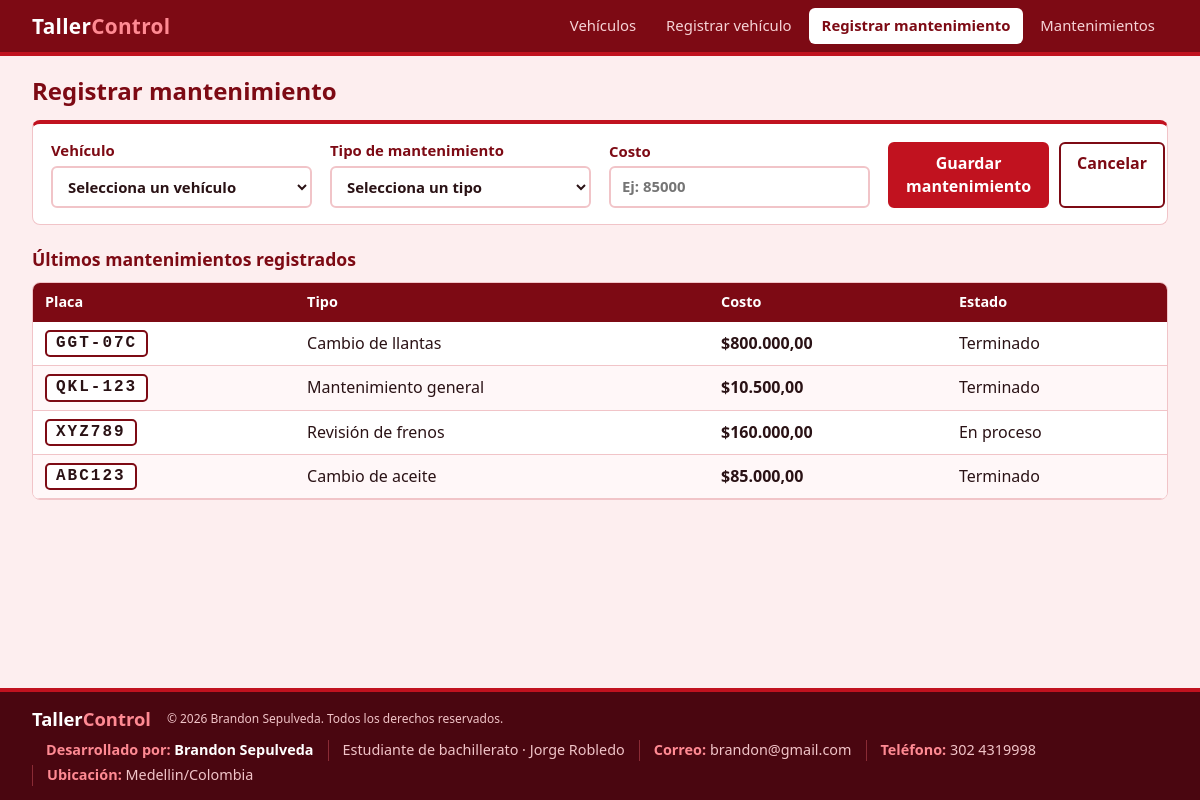
Page /mantenimiento_vehiculos/mantenimiento_nuevo.php on the committed database.
### tables this page shows
CREATE TABLE `mantenimientos` (
  `id` int(11) NOT NULL,
  `vehiculo_id` int(11) NOT NULL,
  `tipo` varchar(60) NOT NULL,
  `costo` decimal(10,2) NOT NULL,
  `estado` enum('Pendiente','En proceso','Terminado') NOT NULL DEFAULT 'Pendiente',
  `fecha` date NOT NULL
);

CREATE TABLE `vehiculos` (
  `id` int(11) NOT NULL,
  `placa` varchar(10) NOT NULL,
  `marca` varchar(50) NOT NULL,
  `modelo` varchar(50) NOT NULL,
  `propietario` varchar(100) NOT NULL
);

### mantenimiento_vehiculos/includes/conexion.php (called while the page is built, shortened)
<?php
function e($texto) {
    return htmlspecialchars($texto, ENT_QUOTES, 'UTF-8');
}
function dinero($valor) {
    return '$' . number_format($valor, 2, ',', '.');
}

### mantenimiento_vehiculos/includes/config.php (called while the page is built)
<?php
$config = [
    'autor'       => 'Brandon Sepulveda',
    'rol'         => 'Estudiante de bachillerato',
    'institucion' => 'Jorge Robledo',
    'correo'      => 'brandon@gmail.com',
    'telefono'    => '302 4319998',
    'ciudad'      => 'Medellin/Colombia',
    'anio_inicio' => 2026,
];

### mantenimiento_vehiculos/mantenimiento_nuevo.php (the view, shortened to what this page needs)
<?php
require 'includes/conexion.php';
$costo = '';
$vehiculos = $pdo->query('SELECT id, placa, marca, modelo FROM vehiculos ORDER BY placa')->fetchAll();
$recientes = $pdo->query('SELECT m.tipo, m.costo, m.estado, v.placa
                          FROM mantenimientos m INNER JOIN vehiculos v ON v.id = m.vehiculo_id
                          ORDER BY m.id DESC LIMIT 5')->fetchAll();
$pagina = 'mant_nuevo';
require 'includes/header.php';
?>
<h1>Registrar mantenimiento</h1>
<?php if (count($vehiculos) === 0): ?>
  <div class="vacio">
    <p>Primero necesitas registrar un vehículo.</p>
    <a class="boton" href="vehiculo_nuevo.php">Registrar vehículo</a>
  </div>
<?php else: ?>
  <form method="post" class="formulario">
    <label>Vehículo
      <select name="vehiculo_id" required>
        <option value="">Selecciona un vehículo</option>
      </select>
    </label>
    <label>Tipo de mantenimiento
      <select name="tipo" required>
        <option value="">Selecciona un tipo</option>
      </select>
    </label>
    <label>Costo
      <input type="number" name="costo" value="<?= e($costo) ?>" min="0.01" step="0.01" placeholder="Ej: 85000" required>
    </label>
    <div class="acciones">
      <button type="submit" class="boton">Guardar mantenimiento</button>
      <a class="boton secundario" href="mantenimientos.php">Cancelar</a>
    </div>
  </form>
<?php endif; ?>
<?php if ($recientes): ?>
  <h2>Últimos mantenimientos registrados</h2>
  <div class="tabla-caja">
    <table>
      <thead><tr><th>Placa</th><th>Tipo</th><th>Costo</th><th>Estado</th></tr></thead>
      <tbody>
        <?php foreach ($recientes as $r): ?>
          <tr>
            <td><span class="placa"><?= e($r['placa']) ?></span></td>
            <td><?= e($r['tipo']) ?></td>
            <td class="num"><?= dinero($r['costo']) ?></td>
            <td><?= e($r['estado']) ?></td>
          </tr>
        <?php endforeach; ?>
      </tbody>
    </table>
  </div>
<?php endif; ?>
<?php require 'includes/footer.php'; ?>

### mantenimiento_vehiculos/includes/header.php (shortened to what this page needs)
<?php
$pagina = $pagina ?? '';
?>
<!DOCTYPE html>
<html lang="es">
<head>
  <link rel="stylesheet" href="css/estilos.css?v=<?= filemtime(__DIR__ . '/../css/estilos.css') ?>">
</head>
<body>
  <header class="barra">
    <div class="contenedor barra-interna">
      <a class="marca" href="index.php">Taller<span>Control</span></a>
      <nav>
        <a href="index.php"               class="<?= $pagina === 'vehiculos' ? 'activo' : '' ?>">Vehículos</a>
        <a href="vehiculo_nuevo.php"      class="<?= $pagina === 'nuevo' ? 'activo' : '' ?>">Registrar vehículo</a>
        <a href="mantenimiento_nuevo.php" class="<?= $pagina === 'mant_nuevo' ? 'activo' : '' ?>">Registrar mantenimiento</a>
        <a href="mantenimientos.php"      class="<?= $pagina === 'mantenimientos' ? 'activo' : '' ?>">Mantenimientos</a>
      </nav>
    </div>
  </header>
  <main class="contenedor">

### mantenimiento_vehiculos/includes/footer.php
<?php
require_once __DIR__ . '/config.php';
$anio  = (int) date('Y');
$inicio = (int) ($config['anio_inicio'] ?? $anio);
$rango = $inicio < $anio ? $inicio . ' - ' . $anio : $anio;
$datos = [
    'Desarrollado por' => $config['autor'] ?? '',
    ''                 => trim(($config['rol'] ?? '') . (($config['institucion'] ?? '') ? ' · ' . $config['institucion'] : ''), ' ·'),
    'Correo'           => $config['correo'] ?? '',
    'Teléfono'         => $config['telefono'] ?? '',
    'Ubicación'        => $config['ciudad'] ?? '',
];
?>
  </main>
  <footer class="pie">
    <div class="contenedor pie-barra">
      <div class="pie-izq">
        <strong class="pie-marca">Taller<span>Control</span></strong>
        <small>&copy; <?= e($rango) ?> <?= e($config['autor'] ?? '') ?>. Todos los derechos reservados.</small>
      </div>
      <ul class="pie-datos">
        <?php foreach ($datos as $etiqueta => $valor): ?>
          <?php if ($valor !== ''): ?>
            <li>
              <?php if ($etiqueta === 'Desarrollado por'): ?>
                <span><?= e($etiqueta) ?>:</span> <b><?= e($valor) ?></b>
              <?php elseif ($etiqueta === ''): ?>
                <?= e($valor) ?>
              <?php else: ?>
                <span><?= e($etiqueta) ?>:</span> <?= e($valor) ?>
              <?php endif; ?>
            </li>
          <?php endif; ?>
        <?php endforeach; ?>
      </ul>
    </div>
  </footer>
</body>
</html>

### mantenimiento_vehiculos/css/estilos.css (style rules this page uses)
:root { --rojo: #C1121F; --rojo-oscuro: #7D0A14; --rojo-profundo: #4A0610; --rosa: #FDEEEF; --rosa-borde: #F1C4C8; --texto: #2A1215; --blanco: #FFFFFF; }
* { box-sizing: border-box; }
body { margin: 0; min-height: 100vh; display: flex; flex-direction: column; font-family: "Segoe UI", Tahoma, Arial, sans-serif; background: var(--rosa); color: var(--texto); line-height: 1.45; }
.contenedor { width: 100%; max-width: 1760px; margin: 0 auto; padding: 0 32px; }
main.contenedor { flex: 1; padding-top: 18px; padding-bottom: 22px; }
h1 { color: var(--rojo-oscuro); font-size: 1.5rem; margin: 0 0 12px; }
h2 { color: var(--rojo-oscuro); font-size: 1.1rem; margin: 22px 0 10px; }
.barra { background: var(--rojo-oscuro); border-bottom: 4px solid var(--rojo); }
.barra-interna { display: flex; flex-wrap: wrap; align-items: center; justify-content: space-between; gap: 6px 24px; padding-top: 8px; padding-bottom: 8px; }
.marca { color: var(--blanco); font-size: 1.3rem; font-weight: 800; text-decoration: none; letter-spacing: .3px; }
.marca span { color: #FF8A93; }
.barra nav { display: flex; flex-wrap: wrap; gap: 4px; }
.barra nav a { color: #F6D3D6; text-decoration: none; padding: 7px 13px; border-radius: 6px; font-size: .93rem; }
.barra nav a.activo { background: var(--blanco); color: var(--rojo-oscuro); font-weight: 600; }
.boton { display: inline-block; background: var(--rojo); color: var(--blanco); border: 2px solid var(--rojo); border-radius: 6px; padding: 8px 16px; font: inherit; font-weight: 600; text-decoration: none; cursor: pointer; }
.boton.secundario { background: transparent; color: var(--rojo-oscuro); border-color: var(--rojo-oscuro); }
.formulario { display: grid; grid-template-columns: repeat(auto-fit, minmax(220px, 1fr)); gap: 12px 18px; align-items: end; background: var(--blanco); border: 1px solid var(--rosa-borde); border-top: 4px solid var(--rojo); border-radius: 8px; padding: 16px 18px; }
.formulario label { display: block; font-weight: 600; color: var(--rojo-oscuro); font-size: .93rem; }
.formulario input, .formulario select, .buscador input { display: block; width: 100%; margin-top: 4px; padding: 8px 11px; border: 2px solid var(--rosa-borde); border-radius: 6px; font: inherit; color: var(--texto); background: var(--blanco); }
.acciones { display: flex; gap: 10px; }
.tabla-caja { background: var(--blanco); border: 1px solid var(--rosa-borde); border-radius: 8px; overflow-x: auto; }
table { width: 100%; border-collapse: collapse; min-width: 720px; }
th { background: var(--rojo-oscuro); color: var(--blanco); text-align: left; padding: 9px 12px; font-size: .9rem; }
td { padding: 8px 12px; border-bottom: 1px solid var(--rosa-borde); vertical-align: middle; }
tbody tr:nth-child(even) { background: #FFF7F8; }
td.num { font-weight: 700; white-space: nowrap; }
.placa { display: inline-block; background: var(--blanco); color: var(--texto); border: 2px solid var(--rojo-oscuro); border-radius: 5px; padding: 0 9px; font-family: Consolas, "Courier New", monospace; font-weight: 800; letter-spacing: 2px; }
.pie { background: var(--rojo-profundo); color: #F1C4C8; border-top: 4px solid var(--rojo); margin-top: 8px; font-size: .9rem; }
.pie-barra { display: flex; flex-wrap: wrap; align-items: center; justify-content: space-between; gap: 8px 32px; padding-top: 14px; padding-bottom: 14px; }
.pie-izq { display: flex; flex-wrap: wrap; align-items: center; gap: 4px 16px; }
.pie-marca { color: var(--blanco); font-size: 1.15rem; }
.pie-marca span { color: #FF8A93; }
.pie-datos { display: flex; flex-wrap: wrap; align-items: center; gap: 4px 0; list-style: none; margin: 0; padding: 0; }
.pie-datos li { padding: 0 14px; border-left: 1px solid #8A2B35; }
.pie-datos li:first-child { border-left: none; }
.pie-datos li:last-child { padding-right: 0; }
.pie-datos b { color: var(--blanco); }
.pie-datos span { color: #FF8A93; font-weight: 600; }

### rows in the picture
mantenimientos: vehiculo.placa "GGT-07C", tipo "Cambio de llantas", costo "$800.000,00", estado "Terminado"
mantenimientos: vehiculo.placa "QKL-123", tipo "Mantenimiento general", costo "$10.500,00", estado "Terminado"
mantenimientos: vehiculo.placa "XYZ789", tipo "Revisión de frenos", costo "$160.000,00", estado "En proceso"
mantenimientos: vehiculo.placa "ABC123", tipo "Cambio de aceite", costo "$85.000,00", estado "Terminado"

### other values in the picture
$config['autor'] "Brandon Sepulveda"
$etiqueta "Desarrollado por"
$valor "Brandon Sepulveda"
$valor "Estudiante de bachillerato · Jorge Robledo"
$etiqueta "Correo"
$valor "brandon@gmail.com"
$etiqueta "Teléfono"
$valor "302 4319998"
$etiqueta "Ubicación"
$valor "Medellin/Colombia"
